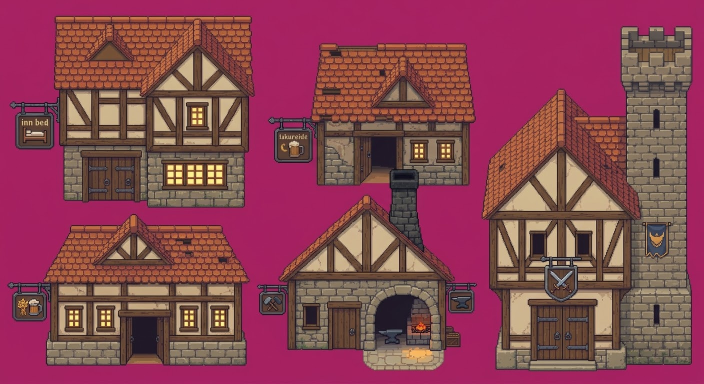
#> input picture emerald-blood/tools/forestgen/bld.jpg, 1408 x 768 px, given in place of bld.jpg.jpg, which was not available (shown at 1/2 size)
$ python cut.py bld.jpg
#> lines starting #> are read from the running program, lines starting #| are printed output that depends on the picture; after the words box and inside, x2 and y2 are one past the last pixel; in counts of white or black regions, pixels touching at a corner belong together
import sys,json
from PIL import Image, ImageDraw
import numpy as np
from scipy import ndimage
name=sys.argv[1]
im=Image.open(name+'.jpg').convert('RGB'); a=np.array(im).astype(int)
#> further down, im is the input picture: PIL image 1408x768 RGB; mean R, G, B 137.3, 68, 82.4
r,g,b=a[...,0],a[...,1],a[...,2]
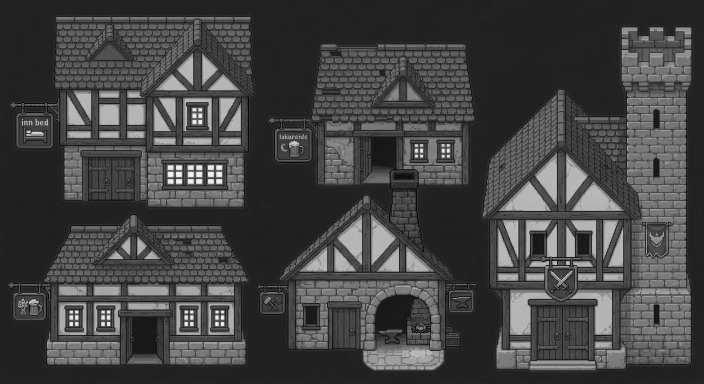
#> g: shape (768, 1408) int64 (shown at 1/2 size); min 0, max 252, mean 68
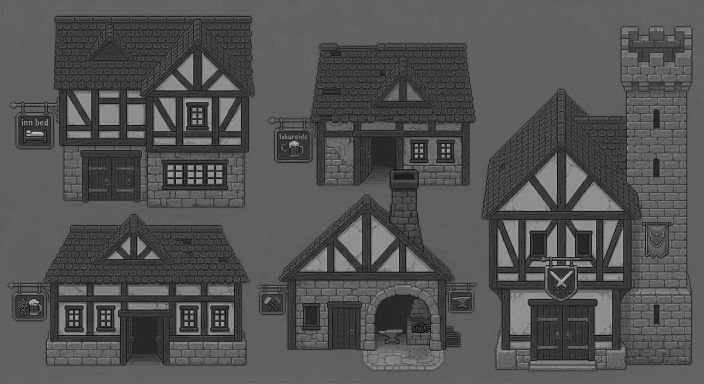
#> b: shape (768, 1408) int64 (shown at 1/2 size); min 0, max 255, mean 82.4
# magenta: r high, g low, b mid; distance from sampled bg
bg=np.median(a[:6,:].reshape(-1,3),axis=0)
#> bg = [167, 34, 97]
d=np.sqrt(((a-bg)**2).sum(-1))
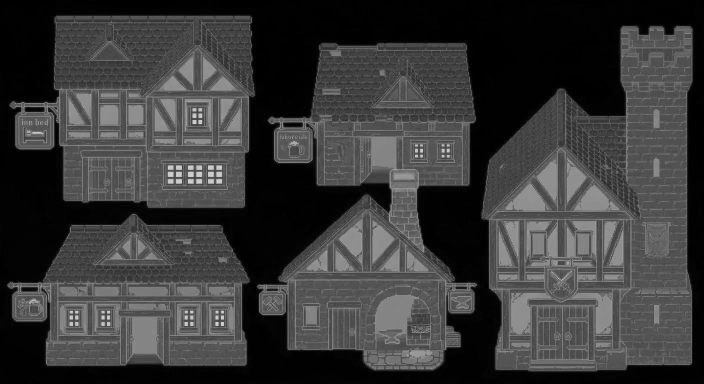
#> d: shape (768, 1408) float64 (shown at 1/2 size); min 0, max 282.6, mean 64.2; drawn with min black and max white
mag=(d<60)|((r-g>80)&(b-g>30)&(abs(r-b)<110)&(g<90))
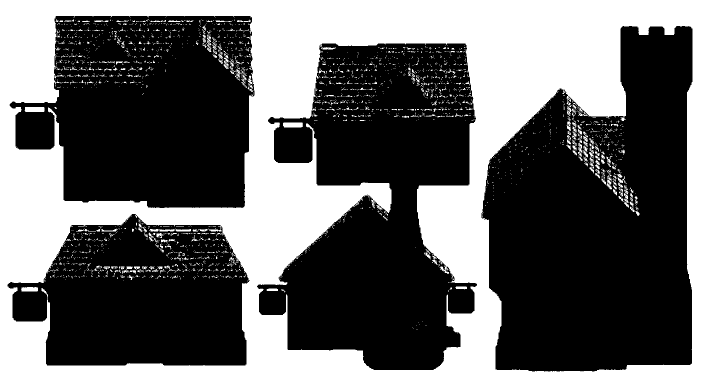
#> mag: shape (768, 1408) bool (shown at 1/2 size); 39.4% white; 2666 white regions (2440 under 20 px), largest, box (x1, y1, x2, y2) and area: (0, 0, 1408, 768) 408134, (49, 214, 89, 224) 388, (566, 245, 606, 255) 386
fg=~mag
fg=ndimage.binary_opening(fg,iterations=1)
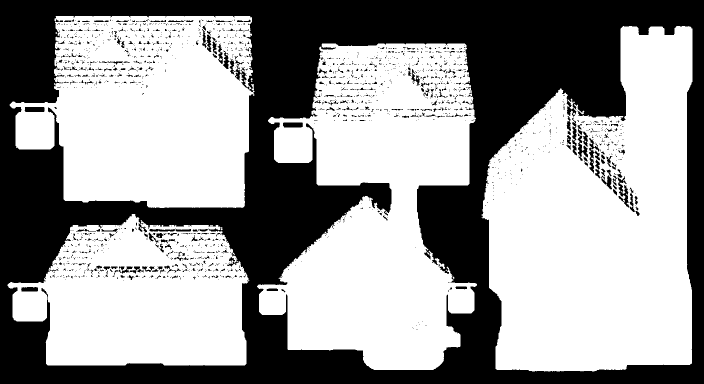
#> fg: shape (768, 1408) bool (shown at 1/2 size); 60.2% white; 1839 black regions (1643 under 20 px), largest, box (x1, y1, x2, y2) and area: (0, 0, 1408, 768) 411633, (1235, 353, 1270, 424) 766, (1178, 276, 1199, 347) 464
lab,n=ndimage.label(ndimage.binary_closing(fg,iterations=2))
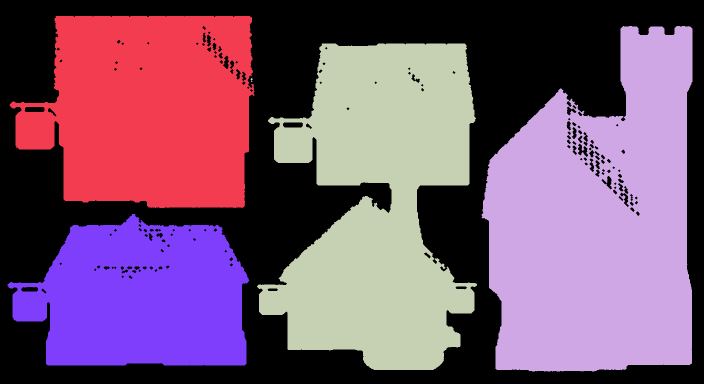
#> lab: shape (768, 1408) int32 (shown at 1/2 size); 8 distinct labels, from 0 to 7; one colour per label, 0 black
#> n = 7
objs=ndimage.find_objects(lab)
#> objs = 7 items
out=[]
for i,s in enumerate(objs):
  h=s[0].stop-s[0].start; w=s[1].stop-s[1].start
  if h*w<300: continue
  out.append([s[1].start,s[0].start,w,h])
#> this loop made 7 passes
#> (h, w) on passes 1 to 7: (384, 490), (691, 422), (653, 440), (8, 4), (1, 1), (1, 1), (303, 484)
#> after the loop, out = [[19, 32, 490, 384], [963, 52, 422, 691], [514, 87, 440, 653], [15, 428, 484, 303]]
print(name,len(out))
#| bld.jpg 4
json.dump(out,open(name+'_boxes.json','w'))
c=im.copy(); dr=ImageDraw.Draw(c)
for k,(x,y,w,h) in enumerate(out):
  dr.rectangle([x,y,x+w,y+h],outline=(255,255,0)); dr.text((x+2,y+2),str(k),fill=(255,255,255))
#> this loop made 4 passes
c.save(name+'_lab.png')
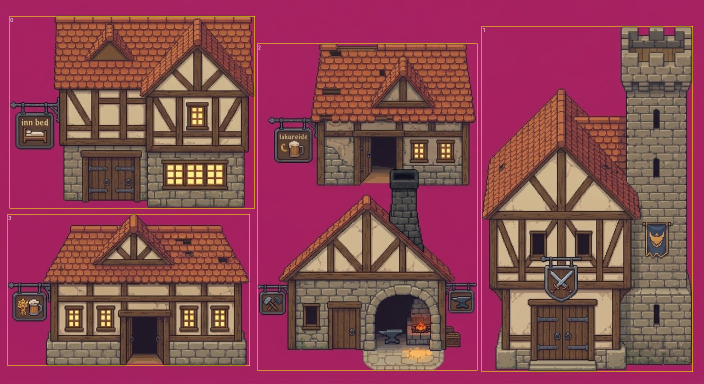
#> saved as bld.jpg_lab.png: PIL image 1408x768 RGB (shown at 1/2 size); mean R, G, B 138, 69.6, 81.8
np.save(name+'_mask.npy',fg)

$ run again, on emerald-blood/tools/forestgen/north.jpg
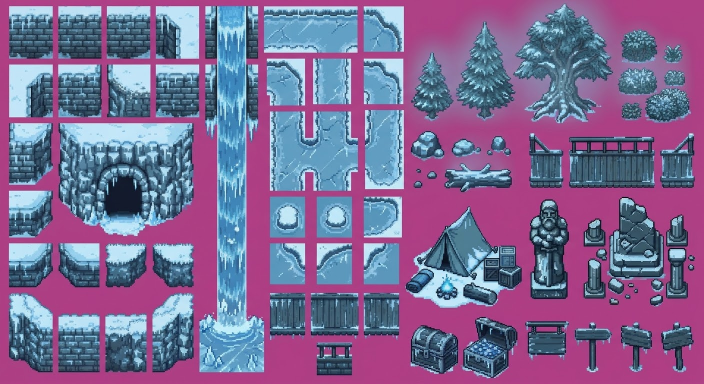
#> input picture emerald-blood/tools/forestgen/north.jpg, 1408 x 768 px, given in place of north.jpg.jpg, which was not available (shown at 1/2 size)
#> im is the input picture: PIL image 1408x768 RGB; mean R, G, B 126.1, 104.8, 147.9
#> bg = [174, 64, 134]
#> mag: shape (768, 1408) bool; 41.7% white; 40 white regions (28 under 20 px), largest, box (x1, y1, x2, y2) and area: (0, 0, 1408, 768) 448365, (1073, 654, 1114, 663) 369, (1243, 285, 1267, 300) 355
#> `lab,n=ndimage.label(ndimage.binary_closing(fg,iterations=2))`:
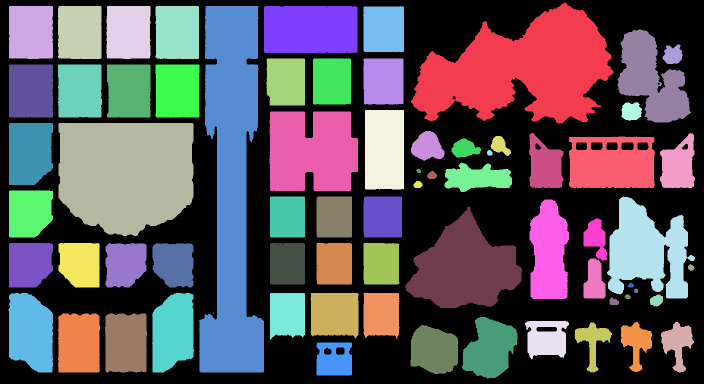
#> lab: shape (768, 1408) int32 (shown at 1/2 size); 71 distinct labels, from 0 to 70; one colour per label, 0 black
#> n = 70
#> objs = 70 items
#> the loop `for i,s in enumerate(objs):` made 70 passes
#> (h, w) on passes 1 to 8: (242, 406), (106, 88), (106, 87), (106, 88), (106, 87), (733, 130), (94, 187), (92, 82)
#> after the loop `for i,s in enumerate(objs):`: out = 61 items, first 6: [822, 5, 406, 242], [18, 12, 88, 106], [116, 12, 87, 106], [213, 12, 88, 106], [311, 12, 87, 106], [398, 12, 130, 733]
#| north.jpg 61
#> the loop `for k,(x,y,w,h) in enumerate(out):` made 61 passes
#> `c.save(name+'_lab.png')`:
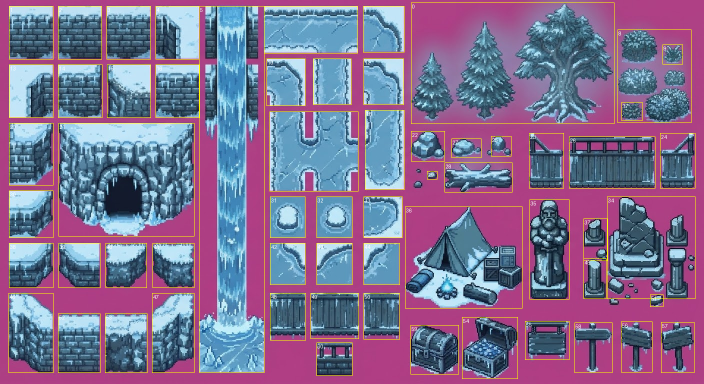
#> saved as north.jpg_lab.png: PIL image 1408x768 RGB (shown at 1/2 size); mean R, G, B 128.6, 109, 144.7

$ run again, on emerald-blood/tools/forestgen/south.jpg
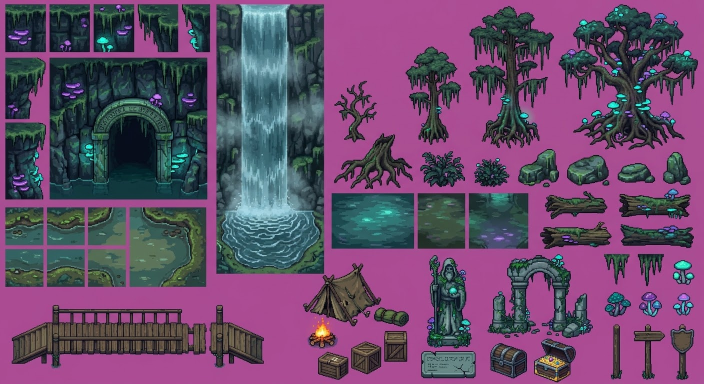
#> input picture emerald-blood/tools/forestgen/south.jpg, 1408 x 768 px, given in place of south.jpg.jpg, which was not available (shown at 1/2 size)
#> im is the input picture: PIL image 1408x768 RGB; mean R, G, B 103.8, 74.4, 106.3
#> bg = [173, 77, 148]
#> mag: shape (768, 1408) bool; 43.8% white; 398 white regions (343 under 20 px), largest, box (x1, y1, x2, y2) and area: (0, 0, 1408, 768) 465356, (1294, 98, 1333, 144) 432, (1216, 61, 1247, 88) 431
#> `lab,n=ndimage.label(ndimage.binary_closing(fg,iterations=2))`:
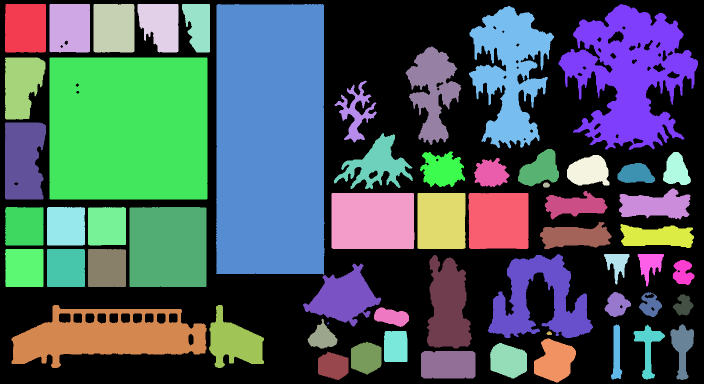
#> lab: shape (768, 1408) int32 (shown at 1/2 size); 62 distinct labels, from 0 to 61; one colour per label, 0 black
#> n = 61
#> objs = 61 items
#> the loop `for i,s in enumerate(objs):` made 61 passes
#> (h, w) on passes 1 to 8: (97, 82), (97, 81), (97, 82), (97, 82), (97, 56), (541, 217), (292, 279), (285, 170)
#> after the loop `for i,s in enumerate(objs):`: out = 56 items, first 6: [10, 8, 82, 97], [99, 8, 81, 97], [187, 8, 82, 97], [275, 8, 82, 97], [364, 8, 56, 97], [432, 8, 217, 541]
#| south.jpg 56
#> the loop `for k,(x,y,w,h) in enumerate(out):` made 56 passes
#> `c.save(name+'_lab.png')`:
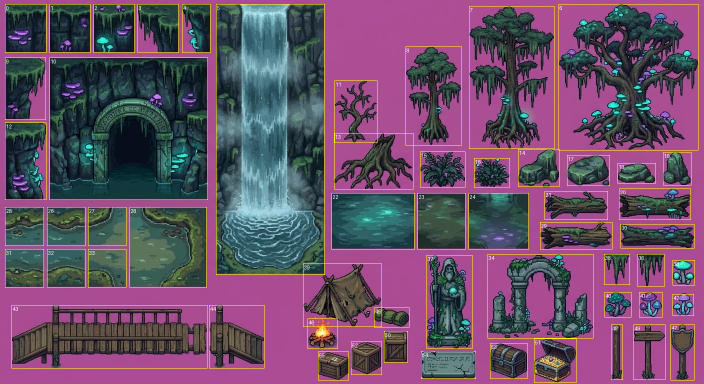
#> saved as south.jpg_lab.png: PIL image 1408x768 RGB (shown at 1/2 size); mean R, G, B 106.3, 78.5, 103.6
